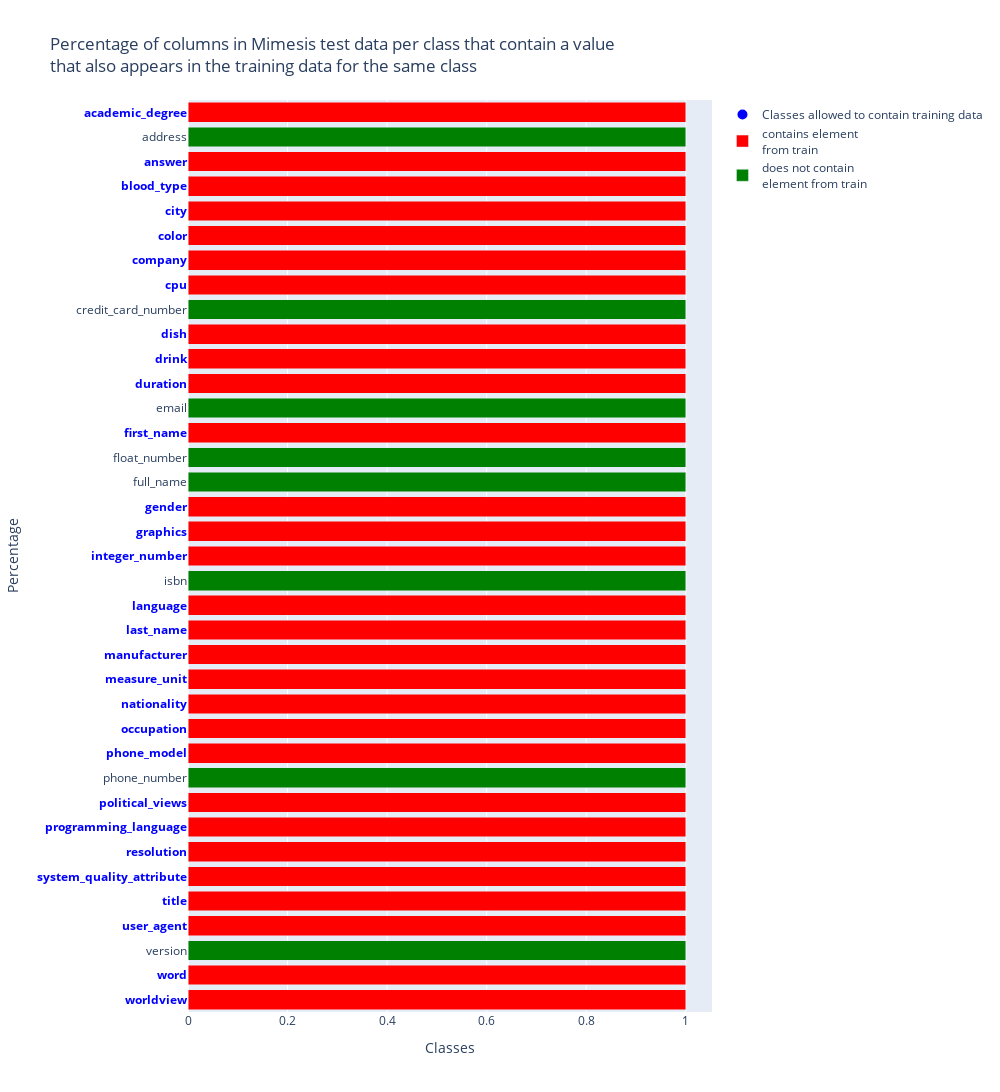

Source (notebook cell):
### Code cell
fig = go.Figure()
fig.add_trace(go.Bar(y=list(sol.keys()), x=[a.get(False) for a in sol.values()], name="does not contain<br>element from train",
                      orientation='h', marker=dict(color="green")))
fig.add_trace(go.Bar(y=list(sol.keys()), x=[a.get(True) for a in sol.values()], name="contains element<br>from train", orientation='h', marker=dict(color="red")))
fig.update_layout(barmode='stack', title="Percentage of columns in Mimesis test data per class that contain a value<br>that also appears in the training data for the same class", 
                  width=1000, height=1300)
fig.update_xaxes(title="Classes")
fig.update_yaxes(title="Percentage")

highlighted_classes = duplicates_allowed  # Replace with your keys to highlight
custom_labels = [
    f"<b style='color:blue;'>{key}</b>" if key in highlighted_classes else key
    for key in sol.keys()
]

fig.update_yaxes(
    ticktext=custom_labels,
    tickvals=list(sol.keys()),  # Ensure alignment of ticks and custom labels
    title="Percentage"
)

fig.add_trace(
    go.Scatter(
        x=[None],  # Empty trace
        y=[None],
        mode='markers',
        marker=dict(color='blue', size=10),
        name="Classes allowed to contain training data"
    )
)

fig.show()

### Figure 1 — Plotly figure (JSON) as saved in the notebook; plotly's stock layout.template omitted (floating-point values rounded to 4 significant figures)
{"data": [{"marker": {"color": "green"}, "name": "does not contain<br>element from train", "orientation": "h", "type": "bar", "x": [null, null, 1, null, null, null, null, null, null, 1, null, null, null, null, null, null, null, 1, null, null, null, 1, 1, null, 1, null, null, null, 1, null, null, null, null, null, null, 1, null], "y": ["worldview", "word", "version", "user_agent", "title", "system_quality_attribute", "resolution", "programming_language", "political_views", "phone_number", "phone_model", "occupation", "nationality", "measure_unit", "manufacturer", "last_name", "language", "isbn", "integer_number", "graphics", "gender", "full_name", "float_number", "first_name", "email", "duration", "drink", "dish", "credit_card_number", "cpu", "company", "color", "city", "blood_type", "answer", "address", "academic_degree"]}, {"marker": {"color": "red"}, "name": "contains element<br>from train", "orientation": "h", "type": "bar", "x": [1, 1, null, 1, 1, 1, 1, 1, 1, null, 1, 1, 1, 1, 1, 1, 1, null, 1, 1, 1, null, null, 1, null, 1, 1, 1, null, 1, 1, 1, 1, 1, 1, null, 1], "y": ["worldview", "word", "version", "user_agent", "title", "system_quality_attribute", "resolution", "programming_language", "political_views", "phone_number", "phone_model", "occupation", "nationality", "measure_unit", "manufacturer", "last_name", "language", "isbn", "integer_number", "graphics", "gender", "full_name", "float_number", "first_name", "email", "duration", "drink", "dish", "credit_card_number", "cpu", "company", "color", "city", "blood_type", "answer", "address", "academic_degree"]}, {"marker": {"color": "blue", "size": 10}, "mode": "markers", "name": "Classes allowed to contain training data", "type": "scatter", "x": [null], "y": [null]}], "layout": {"barmode": "stack", "height": 1300, "title": {"text": "Percentage of columns in Mimesis test data per class that contain a value<br>that also appears in the training data for the same class"}, "width": 1000, "xaxis": {"title": {"text": "Classes"}}, "yaxis": {"ticktext": ["<b style='color:blue;'>worldview</b>", "<b style='color:blue;'>word</b>", "version", "<b style='color:blue;'>user_agent</b>", "<b style='color:blue;'>title</b>", "<b style='color:blue;'>system_quality_attribute</b>", "<b style='color:blue;'>resolution</b>", "<b style='color:blue;'>programming_language</b>", "<b style='color:blue;'>political_views</b>", "phone_number", "<b style='color:blue;'>phone_model</b>", "<b style='color:blue;'>occupation</b>", "<b style='color:blue;'>nationality</b>", "<b style='color:blue;'>measure_unit</b>", "<b style='color:blue;'>manufacturer</b>", "<b style='color:blue;'>last_name</b>", "<b style='color:blue;'>language</b>", "isbn", "<b style='color:blue;'>integer_number</b>", "<b style='color:blue;'>graphics</b>", "<b style='color:blue;'>gender</b>", "full_name", "float_number", "<b style='color:blue;'>first_name</b>", "email", "<b style='color:blue;'>duration</b>", "<b style='color:blue;'>drink</b>", "<b style='color:blue;'>dish</b>", "credit_card_number", "<b style='color:blue;'>cpu</b>", "<b style='color:blue;'>company</b>", "<b style='color:blue;'>color</b>", "<b style='color:blue;'>city</b>", "<b style='color:blue;'>blood_type</b>", "<b style='color:blue;'>answer</b>", "address", "<b style='color:blue;'>academic_degree</b>"], "tickvals": ["worldview", "word", "version", "user_agent", "title", "system_quality_attribute", "resolution", "programming_language", "political_views", "phone_number", "phone_model", "occupation", "nationality", "measure_unit", "manufacturer", "last_name", "language", "isbn", "integer_number", "graphics", "gender", "full_name", "float_number", "first_name", "email", "duration", "drink", "dish", "credit_card_number", "cpu", "company", "color", "city", "blood_type", "answer", "address", "academic_degree"], "title": {"text": "Percentage"}}}}
